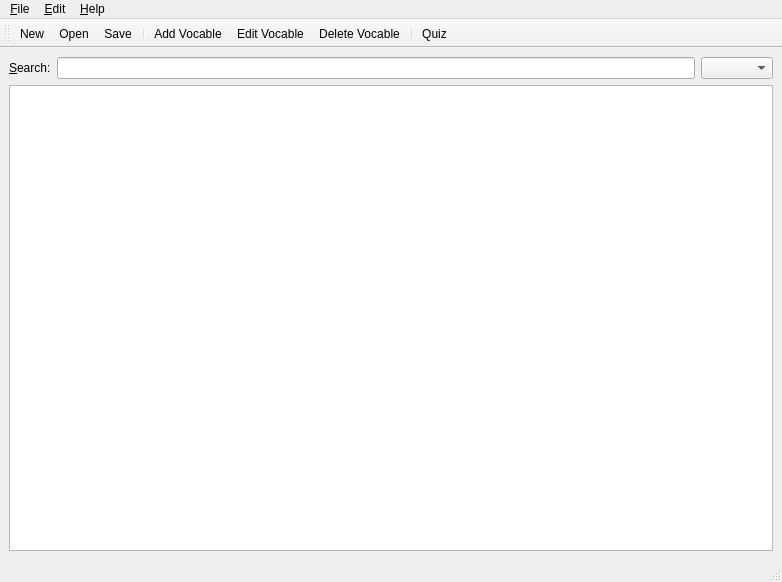
<ui version="4.0" >
 <author>Niko Sams</author>
 <class>MainWindow</class>
 <widget class="QMainWindow" name="MainWindow" >
  <property name="geometry" >
   <rect>
    <x>0</x>
    <y>0</y>
    <width>782</width>
    <height>582</height>
   </rect>
  </property>
  <property name="windowTitle" >
   <string>VocableCoach</string>
  </property>
  <widget class="QWidget" name="centralwidget" >
   <layout class="QVBoxLayout" >
    <property name="margin" >
     <number>9</number>
    </property>
    <property name="spacing" >
     <number>6</number>
    </property>
    <item>
     <layout class="QHBoxLayout" >
      <property name="margin" >
       <number>0</number>
      </property>
      <property name="spacing" >
       <number>6</number>
      </property>
      <item>
       <widget class="QLabel" name="label" >
        <property name="text" >
         <string>&amp;Search:</string>
        </property>
        <property name="buddy" >
         <cstring>filterLineEdit</cstring>
        </property>
       </widget>
      </item>
      <item>
       <widget class="QLineEdit" name="filterLineEdit" />
      </item>
      <item>
       <widget class="QComboBox" name="boxSelectionCombo" >
        <property name="toolTip" >
         <string>Box-Filter</string>
        </property>
       </widget>
      </item>
     </layout>
    </item>
    <item>
     <widget class="QTableView" name="vocableEditorView" >
      <property name="alternatingRowColors" >
       <bool>true</bool>
      </property>
      <property name="selectionBehavior" >
       <enum>QAbstractItemView::SelectRows</enum>
      </property>
     </widget>
    </item>
   </layout>
  </widget>
  <widget class="QMenuBar" name="menubar" >
   <property name="geometry" >
    <rect>
     <x>0</x>
     <y>0</y>
     <width>782</width>
     <height>29</height>
    </rect>
   </property>
   <widget class="QMenu" name="menu_Help" >
    <property name="title" >
     <string>&amp;Help</string>
    </property>
    <addaction name="actionAbout" />
   </widget>
   <widget class="QMenu" name="menuFile" >
    <property name="title" >
     <string>&amp;File</string>
    </property>
    <addaction name="actionNew" />
    <addaction name="actionOpen" />
    <addaction name="actionSave" />
    <addaction name="actionSaveAs" />
    <addaction name="separator" />
    <addaction name="actionProperties" />
    <addaction name="actionQuiz" />
    <addaction name="separator" />
    <addaction name="actionPrintPreview" />
    <addaction name="actionPrint" />
    <addaction name="separator" />
    <addaction name="actionImport" />
    <addaction name="actionExport" />
    <addaction name="separator" />
    <addaction name="actionQuit" />
   </widget>
   <widget class="QMenu" name="menuEdit" >
    <property name="title" >
     <string>&amp;Edit</string>
    </property>
    <addaction name="actionUndo" />
    <addaction name="actionRedo" />
    <addaction name="separator" />
    <addaction name="actionCut" />
    <addaction name="actionCopy" />
    <addaction name="actionPaste" />
    <addaction name="separator" />
    <addaction name="actionAddVocable" />
    <addaction name="actionEditVocable" />
    <addaction name="actionDeleteVocable" />
    <addaction name="separator" />
    <addaction name="actionModifyLesson" />
   </widget>
   <addaction name="menuFile" />
   <addaction name="menuEdit" />
   <addaction name="menu_Help" />
  </widget>
  <widget class="QStatusBar" name="statusbar" />
  <widget class="QToolBar" name="toolBar" >
   <property name="orientation" >
    <enum>Qt::Horizontal</enum>
   </property>
   <attribute name="toolBarArea" >
    <number>4</number>
   </attribute>
   <addaction name="actionNew" />
   <addaction name="actionOpen" />
   <addaction name="actionSave" />
   <addaction name="separator" />
   <addaction name="actionAddVocable" />
   <addaction name="actionEditVocable" />
   <addaction name="actionDeleteVocable" />
   <addaction name="separator" />
   <addaction name="actionQuiz" />
  </widget>
  <action name="actionNew" >
   <property name="text" >
    <string>&amp;New</string>
   </property>
   <property name="shortcut" >
    <string>Ctrl+N</string>
   </property>
  </action>
  <action name="actionOpen" >
   <property name="text" >
    <string>&amp;Open...</string>
   </property>
   <property name="shortcut" >
    <string>Ctrl+O</string>
   </property>
  </action>
  <action name="actionSave" >
   <property name="text" >
    <string>&amp;Save</string>
   </property>
   <property name="shortcut" >
    <string>Ctrl+S</string>
   </property>
  </action>
  <action name="actionSaveAs" >
   <property name="text" >
    <string>Save &amp;As...</string>
   </property>
  </action>
  <action name="actionQuit" >
   <property name="text" >
    <string>&amp;Quit</string>
   </property>
   <property name="shortcut" >
    <string>Ctrl+Q</string>
   </property>
  </action>
  <action name="actionImport" >
   <property name="text" >
    <string>&amp;Import...</string>
   </property>
  </action>
  <action name="actionPrint" >
   <property name="text" >
    <string>&amp;Print...</string>
   </property>
   <property name="shortcut" >
    <string>Ctrl+P</string>
   </property>
  </action>
  <action name="actionExport" >
   <property name="text" >
    <string>&amp;Export...</string>
   </property>
  </action>
  <action name="actionAddVocable" >
   <property name="text" >
    <string>&amp;Add Vocable</string>
   </property>
   <property name="shortcut" >
    <string>Einfg</string>
   </property>
  </action>
  <action name="actionEditVocable" >
   <property name="text" >
    <string>&amp;Edit Vocable</string>
   </property>
  </action>
  <action name="actionDeleteVocable" >
   <property name="text" >
    <string>&amp;Delete Vocable</string>
   </property>
   <property name="shortcut" >
    <string>Entf</string>
   </property>
  </action>
  <action name="actionQuiz" >
   <property name="text" >
    <string>&amp;Quiz</string>
   </property>
  </action>
  <action name="actionAbout" >
   <property name="text" >
    <string>&amp;About VocableCoach</string>
   </property>
  </action>
  <action name="actionProperties" >
   <property name="text" >
    <string>&amp;Properties</string>
   </property>
  </action>
  <action name="actionPrintPreview" >
   <property name="text" >
    <string>Print Preview...</string>
   </property>
  </action>
  <action name="actionCut" >
   <property name="text" >
    <string>Cu&amp;t</string>
   </property>
   <property name="shortcut" >
    <string>Strg+X</string>
   </property>
  </action>
  <action name="actionCopy" >
   <property name="text" >
    <string>&amp;Copy</string>
   </property>
   <property name="shortcut" >
    <string>Strg+C</string>
   </property>
  </action>
  <action name="actionPaste" >
   <property name="text" >
    <string>&amp;Paste</string>
   </property>
   <property name="shortcut" >
    <string>Strg+V</string>
   </property>
  </action>
  <action name="actionUndo" >
   <property name="text" >
    <string>&amp;Undo</string>
   </property>
   <property name="shortcut" >
    <string>Strg+Z</string>
   </property>
  </action>
  <action name="actionRedo" >
   <property name="text" >
    <string>&amp;Redo</string>
   </property>
   <property name="shortcut" >
    <string>Strg+Y</string>
   </property>
  </action>
  <action name="actionModifyLesson" >
   <property name="text" >
    <string>&amp;Modify Lesson</string>
   </property>
  </action>
 </widget>
 <resources/>
 <connections/>
</ui>
